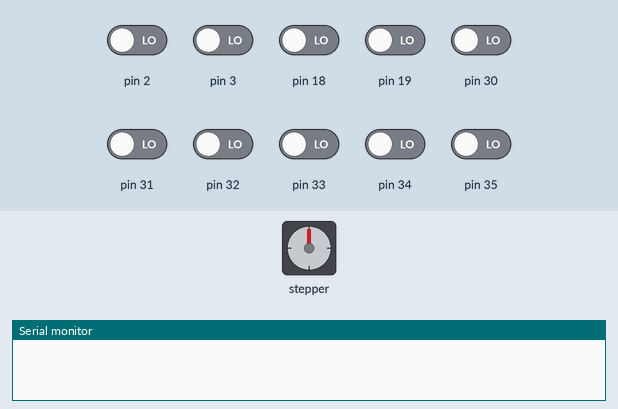
Recording of a program running on a simulated Arduino Mega 2560, built with avr-gcc and run on an emulated ATmega2560. Parts: stepper motor, the last lines printed to the serial monitor. The inputs (shaded band) are chosen by the test bench; at power-on: pin 2, pin 3, pin 18, pin 19, pin 30–35 LOW. Stepper angles assume 200 steps per turn.

Above: at 0.0 s.
At 5.0 s:
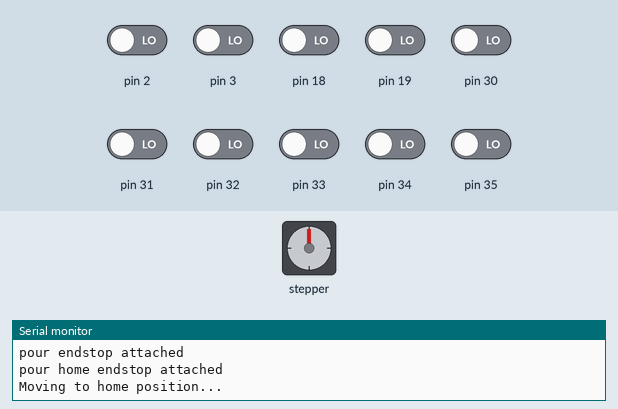
5.1 s: pin 18 driven HIGH
At 6.6 s:
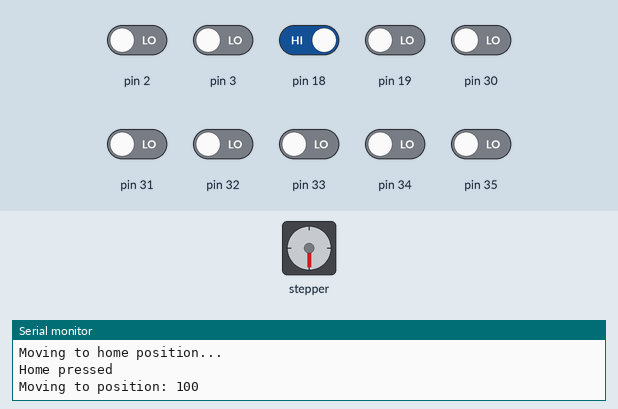
Timing chart, 0 to 8.1 s (numbered marks = the images above; inputs shaded):
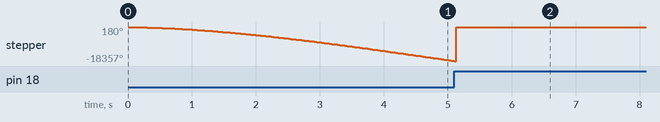

The program:

main.cpp
```cpp
#include <Arduino.h>
#include <Bottle.h>
#include <DrinkRecipe.h>
#include <Config.h>
#include <StepperMotor.h>
#include <AccelStepper.h>
#include <EndStop.h>
#include <MultiStepper.h>
#include <Button.h>

StepperMotor* railwayMotor = new StepperMotor(RAILWAY_MOTOR_STEP_PIN,RAILWAY_MOTOR_DIR_PIN);
AccelStepper* pourMotor = new AccelStepper(AccelStepper::DRIVER,POUR_MOTOR_2_STEP_PIN,POUR_MOTOR_2_DIR_PIN);

EndStop* endStopHome;
EndStop* endStopEnd;
EndStop* endStopPourBottle;
EndStop* endStopPourBottleHome;

DrinkRecipe* ginTonic;
DrinkRecipe* vodkaTonic;
DrinkRecipe* americano;
DrinkRecipe* negroni;
DrinkRecipe* spritz;
DrinkRecipe* spritzCampari;


MultiStepper steppers;

Button* recipeButton1 = new Button(RECIPE_BUTTON_1_PIN); // Pin 30 for the button
Button* recipeButton2 = new Button(RECIPE_BUTTON_2_PIN); // Pin 31 for the button
Button* recipeButton3 = new Button(RECIPE_BUTTON_3_PIN); // Pin 32 for the button
Button* recipeButton4 = new Button(RECIPE_BUTTON_4_PIN); // Pin 33 for the button
Button* recipeButton5 = new Button(RECIPE_BUTTON_5_PIN); // Pin 34 for the button
Button* emergencyStopButton = new Button(EMERGENCY_BUTTON_PIN); // Pin 35 for the button

// se la macchina non sta preparando una ricetta isWaiting = true
bool isWaiting = true;

void setup() {
  Serial.begin(9600);

  railwayMotor -> setVelocityVariable(RAILWAY_MOTOR_SPEED, RAILWAY_MOTOR_MAX_SPEED, RAILWAY_MOTOR_ACCELERATION);

  pourMotor->setSpeed(POUR_MOTOR_SPEED);
  pourMotor->setMaxSpeed(POUR_MOTOR_MAX_SPEED);
  pourMotor->setAcceleration(POUR_MOTOR_ACCELERATION);


  endStopHome = new EndStop(ENDSTOP_HOME_PIN, railwayMotor);
  endStopEnd = new EndStop(ENDSTOP_END_PIN, railwayMotor);
  endStopPourBottle = new EndStop(ENDSTOP_POUR_BOTTLE_PIN, pourMotor);
  endStopPourBottleHome = new EndStop(ENDSTOP_POUR_BOTTLE_HOME_PIN, pourMotor);


// RUN TO HOME ON FIRST START
  railwayMotor->runToHome();
  while (!railwayMotor->isHome())
  {
    railwayMotor->run();
    yield();
  }

  delay(5000);

  //BOTTLE
  Bottle* gin = new Bottle("Gin", POSITION_1, 1000);
  Bottle* vodka = new Bottle("Vodka", POSITION_2, 1000);
  Bottle* campari = new Bottle("name3",POSITION_3,1000);
  Bottle* vermout = new Bottle("name4",POSITION_4,1000);
  Bottle* tonic = new Bottle("Tonic", POSITION_5, 1000);
  Bottle* aperol = new Bottle("Aperol", POSITION_6, 1000);
  Bottle* prosecco = new Bottle("Prosecco",POSITION_7,1000);
  Bottle* eight = new Bottle("name8",POSITION_8,1000);

  // DRINK INGREDIENT
  DrinkIngredient* ginIngredient = new DrinkIngredient(gin, 1); // ta = false by default = pour 1 time
  DrinkIngredient* tonicIngredient = new DrinkIngredient(tonic, 5000, true); // ta true = pour for 5000 ms
  DrinkIngredient* tonicIngredientHalf = new DrinkIngredient(tonic, 2500, true);
  DrinkIngredient* vodkaIngredient = new DrinkIngredient(vodka, 1);
  DrinkIngredient* campariIngredient = new DrinkIngredient(campari,1);
  DrinkIngredient* campariIngredientDouble = new DrinkIngredient(campari, 2);
  DrinkIngredient* vermoutIngredient = new DrinkIngredient(vermout,1);
  DrinkIngredient* aperolIngredient = new DrinkIngredient(aperol,2);
  DrinkIngredient* proseccoIngredient = new DrinkIngredient(prosecco, 1);


  //GIN TONIC RECIPE
  ginTonic = new DrinkRecipe("Gin Tonic");
  ginTonic->addIngredient(ginIngredient);
  ginTonic->addIngredient(tonicIngredient);

  // VODKA TONIC RECIPE
  vodkaTonic = new DrinkRecipe("Vodka Tonic");
  vodkaTonic->addIngredient(vodkaIngredient);
  vodkaTonic->addIngredient(tonicIngredient);

  // AMERICANO RECIPE
  americano = new DrinkRecipe("Americano");
  americano->addIngredient(campariIngredient);
  americano->addIngredient(vermoutIngredient);
  americano->addIngredient(tonicIngredient);

  // NEGRONI RECIPE
  negroni = new DrinkRecipe("Negroni");
  negroni->addIngredient(campariIngredient);
  negroni->addIngredient(vermoutIngredient);
  negroni->addIngredient(ginIngredient);


  // SPRITZ APEROL RECIPE
  spritz = new DrinkRecipe("Spritz Aperol");
  spritz->addIngredient(aperolIngredient);
  spritz->addIngredient(proseccoIngredient);
  spritz->addIngredient(tonicIngredientHalf);

  // SPRITZ CAMPARI RECIPE
  spritzCampari = new DrinkRecipe("Spritz Aperol");
  spritzCampari->addIngredient(campariIngredientDouble);
  spritzCampari->addIngredient(proseccoIngredient);
  spritzCampari->addIngredient(tonicIngredientHalf);

}


void loop() {

  if (recipeButton1->isPressed() && isWaiting) {
      Serial.println("Recipe Button 1 is Pressed");
      isWaiting = false;
      ginTonic->doRecipe();
  }

  if (recipeButton2->isPressed() && isWaiting) {
      Serial.println("Recipe Button 2 is Pressed!");
      isWaiting = false;
      vodkaTonic->doRecipe();
  }

  if (recipeButton3->isPressed() && isWaiting) {
    Serial.println("Recipe Button 3 is Pressed");
    isWaiting = false;
    americano->doRecipe();
  }

  if (recipeButton4->isPressed() && isWaiting) {
    Serial.println("Recipe Button 4 is Pressed");
    isWaiting = false;
    negroni->doRecipe();
  }

  if (recipeButton5->isPressed() && isWaiting) {
    isWaiting = false;
    Serial.println("Recipe Button 5 is Pressed");
  }

  if (emergencyStopButton->isPressed()) {
    isWaiting = false;
    Serial.println("EMERCENCY STOP is Pressed");
    railwayMotor->setHome();
    railwayMotor->moveTo(RAILWAY_MOTOR_HOME_POSITION);
    pourMotor->setCurrentPosition(0);
    pourMotor->moveTo(-1000);
  }

  }
```
